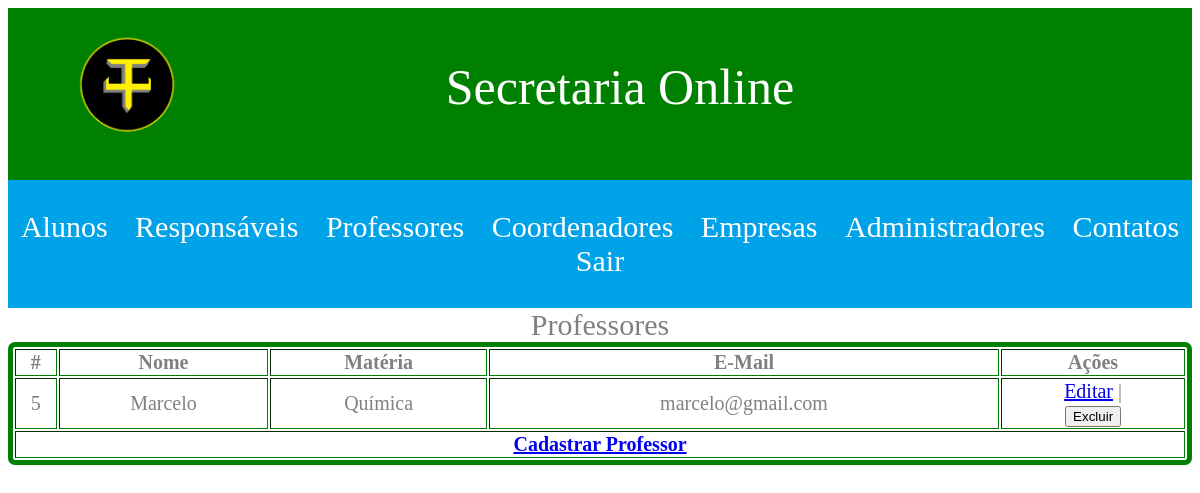
The page /views/professor/ver-professores.php (signed in) on the database as committed earlier.
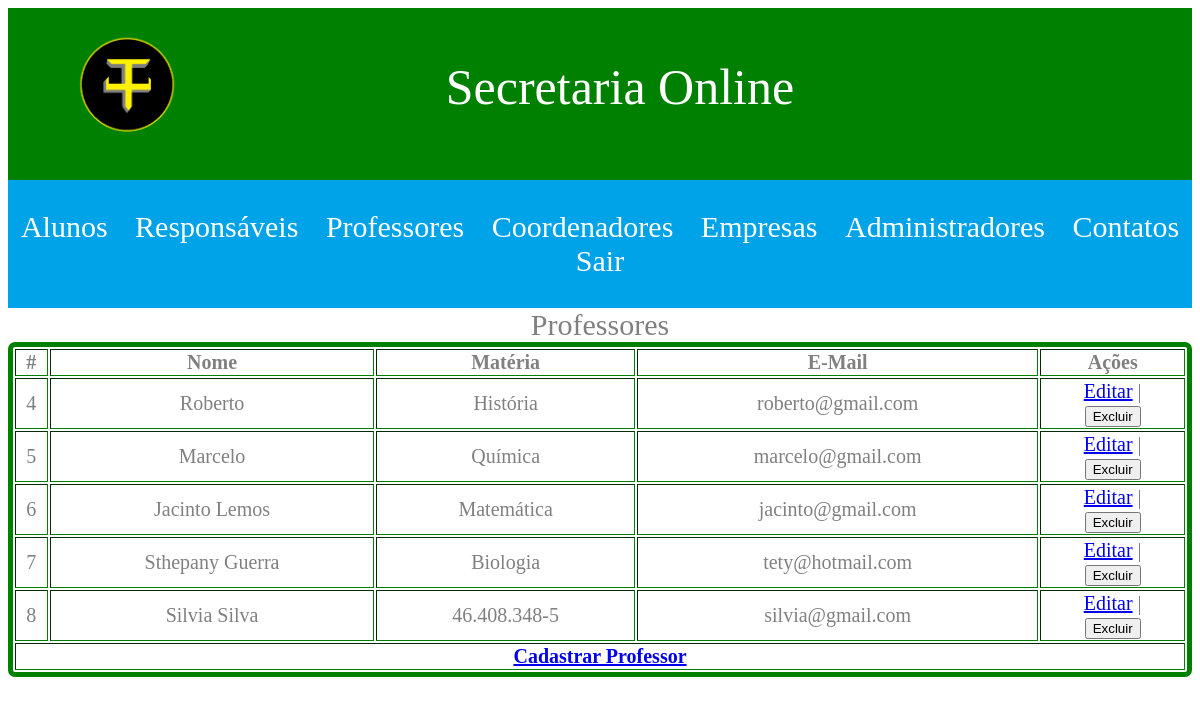
The same page on the database as committed later.
### tables this page shows
CREATE TABLE `professores` (
  `id` int(11) NOT NULL,
  `nome` varchar(150) NOT NULL,
  `materia` varchar(50) NOT NULL,
  `login` varchar(100) NOT NULL,
  `email` varchar(100) NOT NULL,
  `senha` varchar(100) NOT NULL,
  `cpf` varchar(20) NOT NULL
);

### app/models/Professor.php (called while the page is built, shortened)
<?php
	function listar()
	{
		$conn = iniciarConexao();
		$stmt = $conn->prepare("SELECT * FROM professores");
		if($stmt->execute() && $stmt->rowCount() > 0){
			$professores = $stmt->fetchAll(PDO::FETCH_ASSOC);
		}
		return $professores;
	}

### views/professor/ver-professores.php (the view, shortened to what this page needs)
<?php
include_once '../../app/models/Professor.php';
$professores = listar();
include_once '../templates/includes/header.php';
?>
<div class="item9-1">Professores</div>
<div class="item9-2">
	<table border="5" width="100%" class="tablet">
		<thead>
			<tr>
				<th>#</th>
				<th>Nome</th>
				<th>Matéria</th>
				<th>E-Mail</th>
				<th>Ações</th>
			</tr>
		</thead>
		<tbody>
			<?php foreach($professores as $professor){ ?>
				<tr>
					<td align="center"><?= $professor['id']?></td>
					<td align="center"><?= $professor['nome']?></td>
					<td align="center"><?= $professor['materia']?></td>
					<td align="center"><?= $professor['email']?></td>
					<td align="center">
						<a href="editar-cadastrar-professor.php?id=<?= $professor['id']?>">Editar</a> |
						<form method="POST" action="../../app/routes.php" id="formDelete">
							<input type="submit" value="Excluir">
						</form>
					</td>
				</tr>
			<?php } ?>
		</tbody>
		<tfoot>
			<tr>
				<th colspan="5" align="center"><a href="editar-cadastrar-professor.php">Cadastrar Professor</a></th>
			</tr>
		</tfoot>
	</table>
</div>
<?php include_once '../templates/includes/footer.php'; ?>

Rows that differ between the two databases and show on the page:
added professores: id "4", nome "Roberto", materia "História", email "roberto@gmail.com"
added professores: id "6", nome "Jacinto Lemos", materia "Matemática", email "jacinto@gmail.com"
added professores: id "7", nome "Sthepany Guerra", materia "Biologia", email "tety@hotmail.com"
added professores: id "8", nome "Silvia Silva", materia "46.408.348-5", email "silvia@gmail.com"
